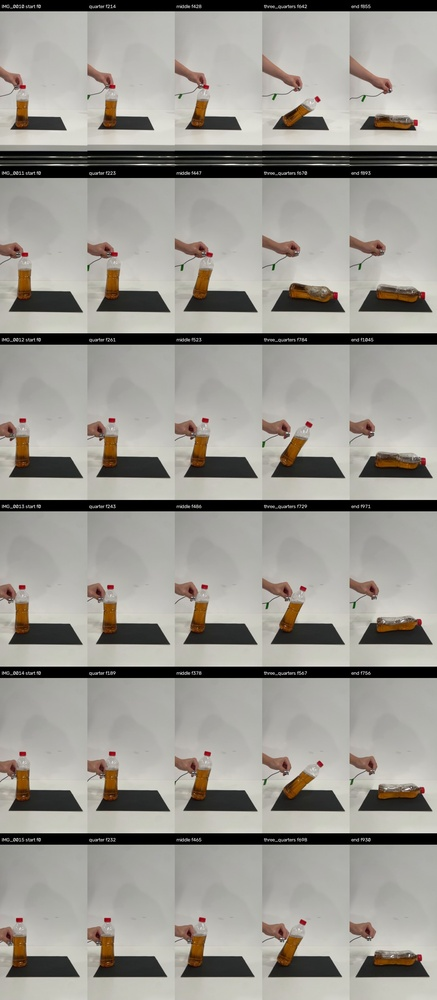
#> input picture datasets/physics_video/provenance/reviews/20260804_push_bottle/page_01.jpg, 437 x 1000 px, shrunk from 1080 x 2472 before the run
$ python -i anchors.py   (imports and definitions only)   (older library calls are emulated)
#> lines starting #> are read from the running program, lines starting #| are printed output that depends on the picture; after the words box and inside, x2 and y2 are one past the last pixel; in counts of white or black regions, pixels touching at a corner belong together
#> further down, picture is the input picture: shape (1000, 437, 3); mean B, G, R 146.1, 152.7, 155.5
from __future__ import annotations

from dataclasses import dataclass
from math import ceil
from statistics import median
from typing import Mapping, Sequence

import cv2
import numpy as np


# [14 lines left out: functions _binary, _mask_iou, not called in this run]


@dataclass(frozen=True)
class AnchorCandidate:
    object_id: str
    mask: np.ndarray
    centroid_xy: tuple[float, float]
    bbox_xyxy: tuple[float, float, float, float]
    area_pixels: int
    comparison_iou: float | None = None
    persistence_score: float | None = None

    # [67 lines left out: functions from_mask, _validate_frames, _motion_components, not called in this run]


def _circular_geometry_components(frame: np.ndarray) -> list[tuple[np.ndarray, float]]:
    height, width = frame.shape[:2]
#> height = 1000; width = 437
    hsv = cv2.cvtColor(frame, cv2.COLOR_BGR2HSV)
#> hsv: shape (1000, 437, 3); mean H, S, V 27.8, 22, 155.8
    saturated = (
        (hsv[:, :, 0] >= 80)
        & (hsv[:, :, 0] <= 115)
        & (hsv[:, :, 1] >= 55)
    ).astype(np.uint8)
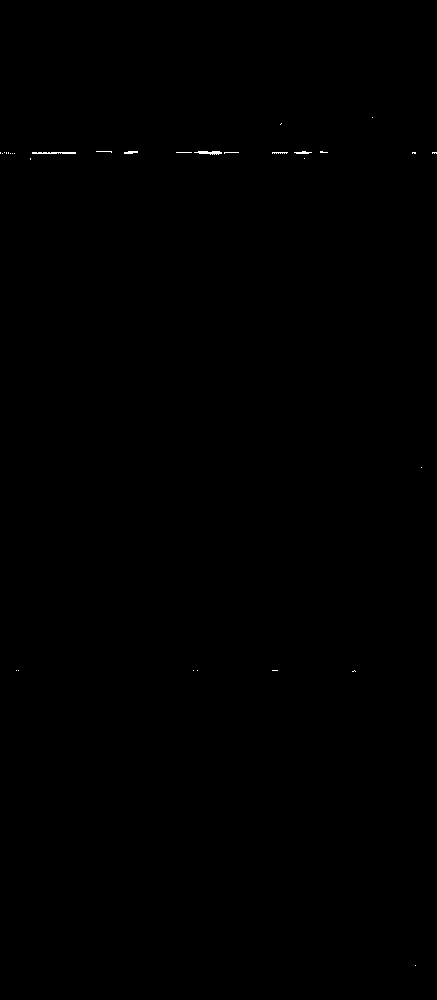
#> saturated: shape (1000, 437); values 0 (black) and 1 (white), 0.08% white in thin lines or dots, all inside (x1, y1, x2, y2) = (0, 117, 437, 966)
    count, labels, stats, _ = cv2.connectedComponentsWithStats(saturated, 8)
#> labels: shape (1000, 437) int32; 32 distinct labels, from 0 to 31
#> count = 32; stats = 32 rows, first 6: [0, 0, 437, 1000, 436645], [372, 117, 1, 1, 1], [280, 123, 2, 2, 2], [96, 151, 16, 2, 17], [124, 151, 14, 3, 33], [194, 151, 28, 4, 74]
    if count <= 1:
        return []
    disk_label = 1 + int(np.argmax(stats[1:, cv2.CC_STAT_AREA]))
#> disk_label = 16
    disk = (labels == disk_label).astype(np.uint8)
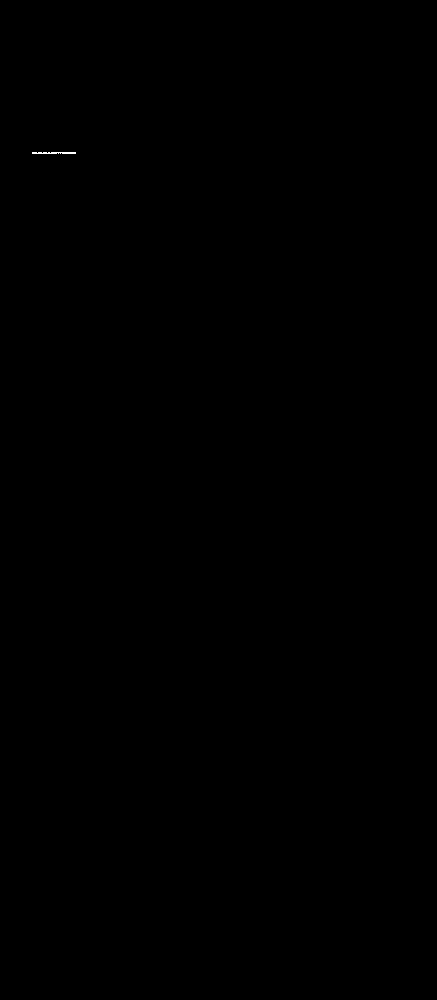
#> disk: shape (1000, 437); values 0 (black) and 1 (white), 0.02% white in thin lines or dots, all inside (x1, y1, x2, y2) = (32, 152, 76, 154)
    disk_contours, _ = cv2.findContours(
        disk, cv2.RETR_EXTERNAL, cv2.CHAIN_APPROX_SIMPLE
    )
#> disk_contours = 1 contour; box (x1, y1, x2, y2) and area: (32, 152, 76, 154) 36
    if not disk_contours:
        return []
    disk = np.zeros_like(disk)
    disk_hull = cv2.convexHull(max(disk_contours, key=cv2.contourArea))
#> disk_hull = [[75, 152], [75, 153], [32, 153], [32, 152]]
    cv2.drawContours(
        disk,
        [disk_hull],
        -1,
        1,
        thickness=cv2.FILLED,
    )
    scale = max(3, int(round(min(height, width) * 0.015)))
#> scale = 7
    kernel = np.ones((scale | 1, scale | 1), np.uint8)
    disk = cv2.morphologyEx(disk, cv2.MORPH_CLOSE, kernel)
    interior = cv2.erode(disk, kernel)
#> interior: shape (1000, 437); every value is 0
    channel_edges = [cv2.Canny(frame[:, :, channel], 20, 70) for channel in range(3)]
#> channel_edges = 3 items
    edges = cv2.dilate(
        np.maximum.reduce(channel_edges), np.ones((3, 3), np.uint8)
    )
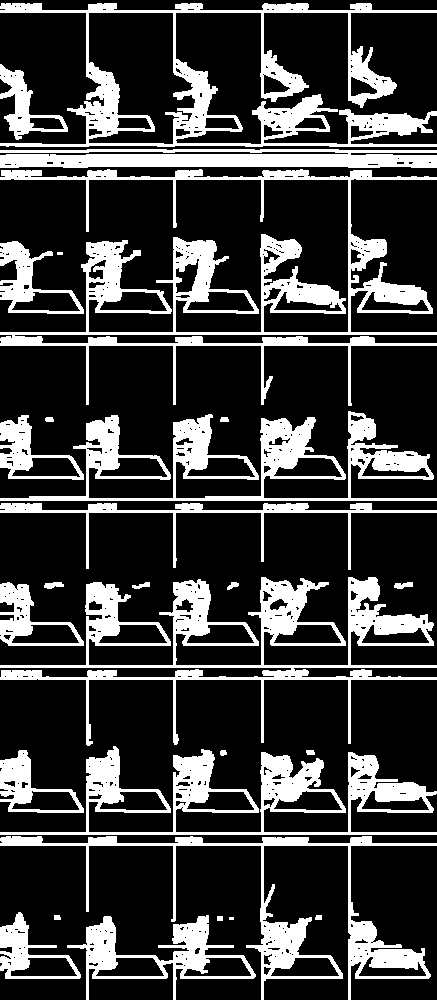
#> edges: shape (1000, 437); 23.6% white; 28 white regions (2 under 20 px)
    contours, _ = cv2.findContours(edges, cv2.RETR_LIST, cv2.CHAIN_APPROX_SIMPLE)
#> contours = 533 contours, 410 with area under 20; largest, box (x1, y1, x2, y2) and area: (0, 3, 437, 147) 23745, (0, 169, 437, 406) 19436, (0, 577, 437, 746) 16496, (0, 411, 437, 501) 13322, (0, 746, 437, 835) 13248
    image_area = height * width
#> image_area = 437000
    proposals: list[tuple[tuple[int, int, int, int], float]] = []
    for contour in contours:
        x, y, box_width, box_height = cv2.boundingRect(contour)
        box_area = box_width * box_height
        contour_area = float(cv2.contourArea(contour))
        center_x = min(width - 1, x + box_width // 2)
        center_y = min(height - 1, y + box_height // 2)
        aspect = box_width / max(1, box_height)
        rectangularity = contour_area / max(1, box_area)
        if not (
            0.0015 * image_area <= box_area <= 0.08 * image_area
            and 0.2 <= aspect <= 5.0
            and rectangularity >= 0.02
            and interior[center_y, center_x]
        ):
            continue
        score = float(box_area * (0.2 + rectangularity))
        proposals.append(((x, y, box_width, box_height), score))
#> this loop made 533 passes
#> (x, y, box_width, box_height, box_area, contour_area, center_x, center_y) on passes 1, 3, 4: (263, 966, 9, 10, 90, 45, 267, 971), (175, 962, 9, 4, 36, 20.5, 179, 964), (88, 962, 11, 5, 55, 28, 93, 964)
#> after the loop, proposals = []
    proposals.sort(key=lambda item: item[1], reverse=True)
    selected: list[tuple[tuple[int, int, int, int], float]] = []
    for box, score in proposals:
        x, y, box_width, box_height = box
        box_area = box_width * box_height
        box_mask = np.zeros((height, width), np.uint8)
        box_mask[y : y + box_height, x : x + box_width] = 1
        duplicate = False
        for selected_box, _ in selected:
            sx, sy, sw, sh = selected_box
            intersection = max(0, min(x + box_width, sx + sw) - max(x, sx)) * max(
                0, min(y + box_height, sy + sh) - max(y, sy)
            )
            union = box_area + sw * sh - intersection
            if union and intersection / union >= 0.45:
                duplicate = True
                break
        if not duplicate:
            selected.append((box, score))
#> this loop made 0 passes
#> after the loop, selected = []
    result = []
    for (x, y, box_width, box_height), score in selected:
        mask = np.zeros((height, width), np.uint8)
        mask[y : y + box_height, x : x + box_width] = 1
        result.append((mask, score / image_area))
#> after the loop, result = []
    return result


# [136 lines left out: functions _collision_circle_components, _visual_order, build_independent_anchor_candidates, not called in this run]

>>> import cv2
>>> picture = cv2.imread('../../../../datasets/physics_video/provenance/reviews/20260804_push_bottle/page_01.jpg')
>>> result = _circular_geometry_components(picture)
#> result = []

$ run again, on datasets/physics_video/provenance/reviews/20260804_push_bottle/page_02.jpg
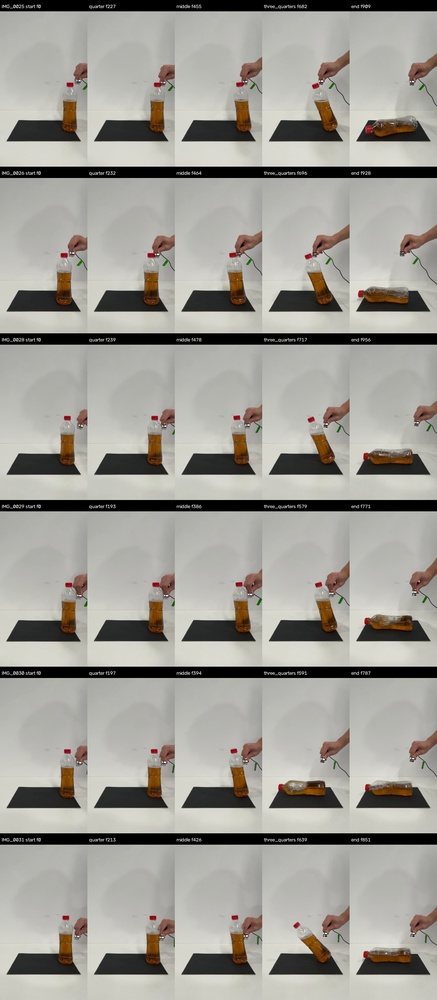
#> input picture datasets/physics_video/provenance/reviews/20260804_push_bottle/page_02.jpg, 437 x 1000 px, shrunk from 1080 x 2472 before the run
#> picture is the input picture: shape (1000, 437, 3); mean B, G, R 151, 157.9, 160.1
#> hsv: shape (1000, 437, 3); mean H, S, V 30.9, 21.6, 160.7
#> saturated: shape (1000, 437); values 0 (black) and 1 (white), 0% white in thin lines or dots, all inside (x1, y1, x2, y2) = (5, 294, 416, 968)
#> labels: shape (1000, 437) int32; 10 distinct labels, from 0 to 9
#> count = 10; stats = [[0, 0, 437, 1000, 436985], [51, 294, 1, 1, 1], [415, 463, 1, 1, 1], [232, 628, 1, 1, 1], [322, 634, 2, 2, 4], [333, 638, 1, 1, 1], [5, 670, 1, 1, 1], [10, 670, 2, 2, 3], [414, 962, 1, 1, 1], [332, 967, 2, 1, 2]]
#> disk_label = 4
#> disk: shape (1000, 437); values 0 (black) and 1 (white), 0% white in thin lines or dots, all inside (x1, y1, x2, y2) = (322, 634, 324, 636)
#> disk_contours = [[[322, 634], [322, 635], [323, 635], [323, 634]]]
#> disk_hull = [[323, 634], [323, 635], [322, 635], [322, 634]]
#> interior: shape (1000, 437); every value is 0
#> channel_edges = 3 items
#> in _circular_geometry_components, `edges = cv2.dilate( np.maximum.reduce(channel_edges), np.ones((3, 3), ..`:
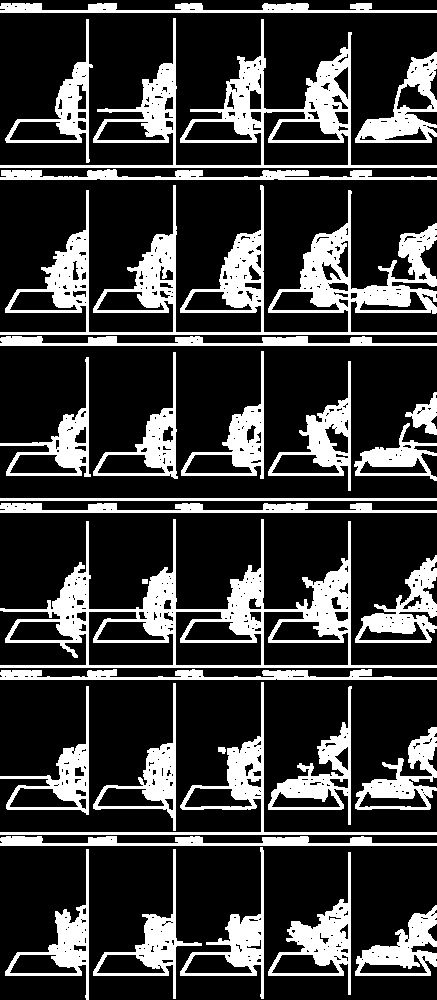
#> edges: shape (1000, 437); 23.4% white; 31 white regions
#> contours = 675 contours, 497 with area under 20; largest, box (x1, y1, x2, y2) and area: (0, 519, 437, 668) 23007, (0, 185, 437, 335) 20004, (0, 18, 437, 168) 15296, (0, 682, 437, 835) 4250, (268, 852, 351, 995) 3920
#> the loop in _circular_geometry_components, `for contour in contours:` made 675 passes
#> (x, y, box_width, box_height, box_area, contour_area, center_x, center_y) on passes 3, 15, 16: (161, 959, 13, 5, 65, 37, 167, 961), (359, 954, 69, 20, 1380, 593, 393, 964), (341, 954, 8, 8, 64, 24.5, 345, 958)
#> after the loop in _circular_geometry_components, `for contour in contours:`: proposals = []

$ run again, on datasets/physics_video/provenance/reviews/20260804_push_bottle/page_03.jpg
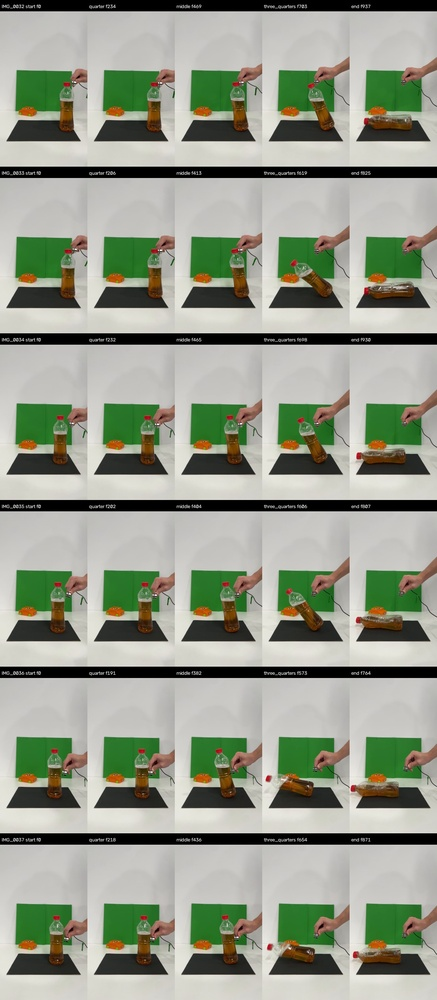
#> input picture datasets/physics_video/provenance/reviews/20260804_push_bottle/page_03.jpg, 437 x 1000 px, shrunk from 1080 x 2472 before the run
#> picture is the input picture: shape (1000, 437, 3); mean B, G, R 140.1, 156, 150
#> hsv: shape (1000, 437, 3); mean H, S, V 30.4, 42.8, 159.5
#> saturated: shape (1000, 437); values 0 (black) and 1 (white), 0.01% white in thin lines or dots, all inside (x1, y1, x2, y2) = (36, 121, 416, 956)
#> labels: shape (1000, 437) int32; 16 distinct labels, from 0 to 15
#> count = 16; stats = 16 rows, first 6: [0, 0, 437, 1000, 436972], [42, 121, 1, 1, 1], [218, 121, 2, 1, 2], [415, 126, 1, 1, 1], [231, 288, 1, 1, 1], [45, 455, 1, 1, 1]
#> disk_label = 9
#> disk: shape (1000, 437); values 0 (black) and 1 (white), 0% white in thin lines or dots, all inside (x1, y1, x2, y2) = (300, 621, 302, 623)
#> disk_contours = [[[300, 621], [300, 622], [301, 622], [301, 621]]]
#> disk_hull = [[301, 621], [301, 622], [300, 622], [300, 621]]
#> interior: shape (1000, 437); every value is 0
#> channel_edges = 3 items
#> in _circular_geometry_components, `edges = cv2.dilate( np.maximum.reduce(channel_edges), np.ones((3, 3), ..`:
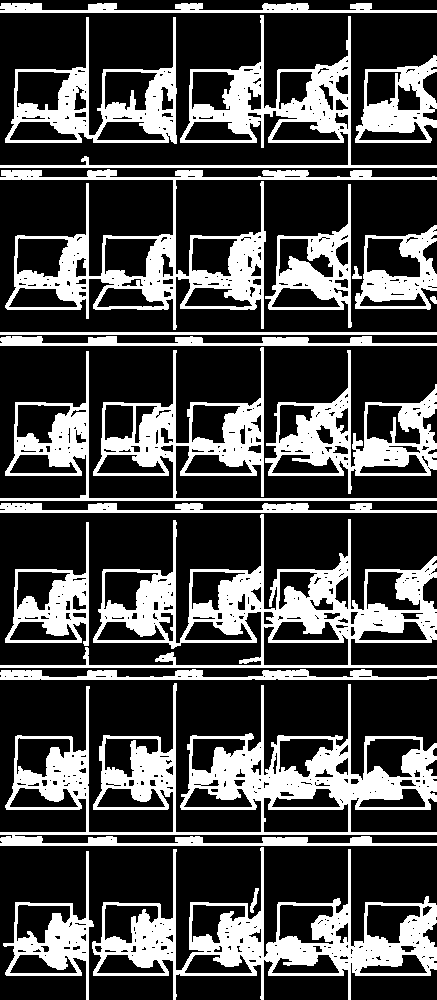
#> edges: shape (1000, 437); 28.8% white; 21 white regions
#> contours = 762 contours, 525 with area under 20; largest, box (x1, y1, x2, y2) and area: (0, 683, 437, 846) 32232, (0, 514, 437, 668) 25438, (92, 847, 437, 1000) 21746, (0, 169, 437, 330) 18696, (0, 347, 437, 501) 17221
#> the loop in _circular_geometry_components, `for contour in contours:` made 762 passes
#> (x, y, box_width, box_height, box_area, contour_area, center_x, center_y) on passes 7, 15, 18: (248, 959, 9, 4, 36, 20.5, 252, 961), (339, 955, 10, 5, 50, 28, 344, 957), (359, 954, 69, 20, 1380, 695, 393, 964)
#> after the loop in _circular_geometry_components, `for contour in contours:`: proposals = []
